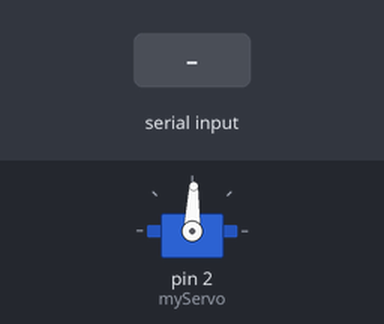
A sketch run on a simulated Arduino Uno, built with avr-gcc and run on an emulated ATmega328P. On the bench: servo. The inputs (shaded band) are chosen by the test bench.

Above: at 1.2 s.
1.3 s: "y" received over Serial
At 2.1 s:
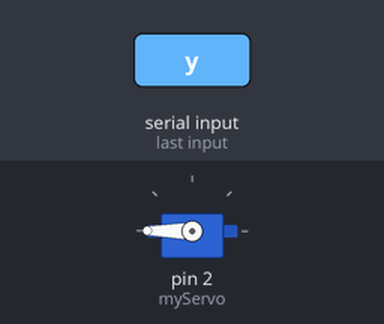
Timing chart, 0 to 4.3 s (numbered marks = the images above; inputs shaded):
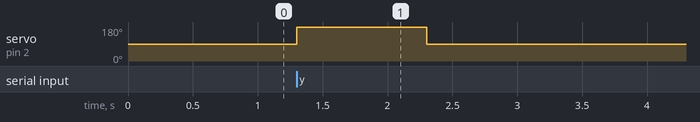

Measured:
- after the input at 1.3 s, servo on pin 2 (myServo): 88° → 180° at once, → 88° 1.0 s later

The sketch:

radio.ino
```cpp
// #include <Servo.h>          // Include servo library
// Servo myServo;
// int pos = 0;
// bool turned = false;

// int received = 0;

// int i;

// void setup() {
//   Serial.begin(9600);
//   myServo.attach(2);
//   // pinMode(led, OUTPUT);
//   // Servo is stationary.
//   // myServo.write(170);
// }


// void loop() {
//   if(turned == false)
//       {
//       myServo.write(0);      // Rotate the servo to 0 degrees
//       delay(1000);           // Wait for 1 second
//       // myServo.write(180);    // Rotate the servo to 180 degrees
//       // delay(1000);           // Wait for 1 second
//       myServo.write(90);
//       turned = true;

//       }
//   if (Serial.available() > 0) {

//   received = Serial.read();
//   // delay(1000);
//     if (received == 'y')
//     {
//       if(turned == false)
//       {
//       myServo.write(0);      // Rotate the servo to 0 degrees
//       delay(1000);           // Wait for 1 second
//       // myServo.write(180);    // Rotate the servo to 180 degrees
//       // delay(1000);           // Wait for 1 second
//       myServo.write(90);
//       turned = true;

//       }
//     }

//     // if (received == 'a'){

//     // Serial.println("a is clicked");

//     // delay(2000);

//     // }

//     //  else if (received == 'b'){

//     //   for(i=0;i<5;i++){

//     //     Serial.println("working");

//     // delay(1000);

//     // Serial.println("nothing");
//     // delay(1000);

//     // }

//   }

// }

#include <Servo.h>

Servo myServo;  // Create a servo object
bool turned = false;  // Flag to check if servo has been turned

void setup() {
  Serial.begin(9600);  // Start the serial communication
  myServo.attach(2);   // Attach the servo to pin 9
  myServo.write(88);
}

void loop() {
  // if (!turned) {
  //       for (int i = 0; i < 90; i++) {
  //         myServo.write(i);    // Rotate the servo from 0 to 180 degrees
  //         delay(30);           // Wait for 15 milliseconds
  //       }
  // }
  //  myServo.write(90);     // Stop the servo at 90 degrees
  //       turned = true;
  if (Serial.available() > 0) {
    char received = Serial.read();  // Read the received data from the serial monitor

    if (received == 'y') {
      myServo.write(180);
      delay(1000);
        // if (!turned) {
        // for (int i = 0; i < 90; i++) {
        //   myServo.write(i);    // Rotate the servo from 0 to 180 degrees
        //   delay(30);           // Wait for 15 milliseconds
        // }
        // myServo.write(90);     // Stop the servo at 90 degrees
        // turned = true;         // Set the flag to true
    //  }
      myServo.write(88);
    }
  }
}
```
